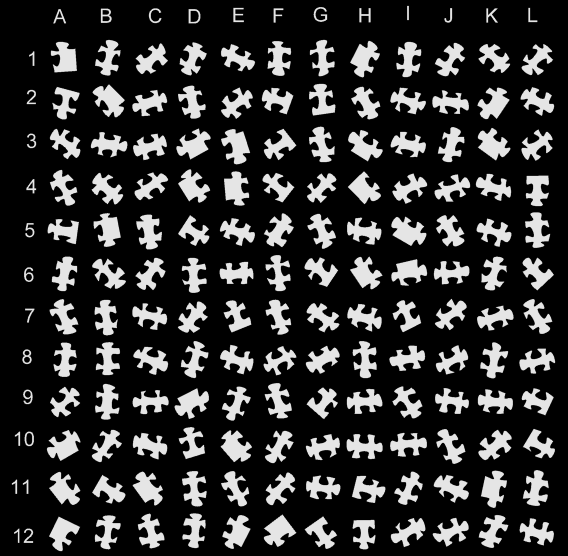
#> input picture scans/jigsaw144.png, 1135 x 1112 px (shown at 1/2 size)
$ jupyter execute solve144.ipynb   (shell and % lines are left out)
#> lines starting #> are read from the running program, lines starting #| are printed output that depends on the picture; after the words box and inside, x2 and y2 are one past the last pixel; in counts of white or black regions, pixels touching at a corner belong together
This is a standalone notebook to solve a jigsaw puzzle

# Import dependencies

[cell 1]
# The jigsaw source image is available on reddit
# https://www.reddit.com/r/StuffMadeHere/comments/wi9nsn/inspired_by_shane_i_made_this_jigzilla_software/

[cell 2]
import matplotlib.pyplot as plt
import numpy as np
import cv2
import math
import itertools
import heapq
import statistics
from scipy import stats
from scipy.signal import find_peaks
from collections import Counter

# Add utilities

[cell 3]
def imshow(img, title=None):
    plt.title(title)
    plt.axis('equal')
    plt.imshow(img)
    plt.show()

class Item():
    def __init__(self, **kwargs):
        self.update(**kwargs)

    def update(self, **kwargs):
        self.__dict__.update(kwargs)

class LoopingList(list):
    def __getitem__(self, i):
        if isinstance(i, int):
            return super().__getitem__(i % len(self))
        else:
            return super().__getitem__(i)

def plot_contour(contour, **kwargs):
    plt.axis('equal')
    plt.plot(contour[:, :, 0], -contour[:, :, 1], **kwargs)

def plot_point(point, **kwargs):
    plot_contour(np.array([[point]]), **kwargs)

def fill_contour(contour, **kwargs):
    plt.fill(contour[:, :, 0], -contour[:, :, 1], **kwargs)

def get_transform(center, x, y, degrees):
    matrix = cv2.getRotationMatrix2D(center, degrees, 1)
    translate = (x, y) - center
    return (matrix, translate)

def get_contour_transform(contour, idx, x, y, degrees):
    return get_transform(contour[idx][0], x, y, degrees)

def transform_contour(contour, transform):
    matrix, translate = transform
    return cv2.transform(contour, matrix) + translate

def transform_point(point, transform):
    matrix, translate = transform
    return (cv2.transform(np.array([[point]]), matrix) + translate)[0, 0]

def sub_contour(c, idx0, idx1):
    if idx1 > idx0:
        return c[idx0:idx1]
    else:
        return np.concatenate([c[idx0:], c[:idx1]])

# Detect pieces

[cell 4]
img_rgb = cv2.imread("scans/jigsaw144.png")
#> img_rgb is the input picture: shape (1112, 1135, 3); min 0, max 229, mean 50.3
h, w = img_rgb.shape[:2]
img_rgb = cv2.resize(img_rgb, (4*w, 4*h))
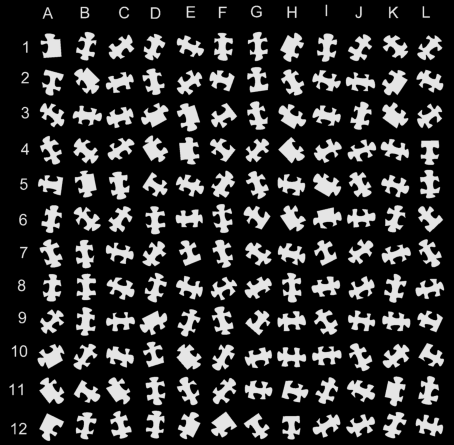
#> img_rgb: shape (4448, 4540, 3) (shown at 1/10 size); min 0, max 229, mean 50.3
img_gray = cv2.cvtColor(img_rgb, cv2.COLOR_BGR2GRAY)
_, img_binary = cv2.threshold(img_gray, 127, 255, cv2.THRESH_BINARY)
#> img_binary: shape (4448, 4540); 21.6% white; 171 white regions
contours = cv2.findContours(img_binary, cv2.RETR_EXTERNAL, cv2.CHAIN_APPROX_NONE)[0]
#> contours = 171 contours; largest, box (x1, y1, x2, y2) and area: (3132, 1734, 3411, 1967) 37464, (1769, 1033, 2000, 1315) 36425, (741, 676, 996, 939) 36176, (1765, 3444, 2015, 3696) 35739, (2802, 328, 3039, 619) 35537

pieces = []
for contour in contours:
    x, y, w, h = cv2.boundingRect(contour)
    area = cv2.contourArea(contour)
    if area < 10000:
        continue
    # compute piece name from its position
    col = int((x - w/2) * 13 / 4540)
    row = int(1 + (y - h/2) * 13 / 4450)
    name = chr(ord('A') + col) + str(row)

    piece = Item(
        name=name,
        int_contour=contour,
        contour=contour.astype(np.float64),  # convert to float for rotation
        area=area,
    )
    pieces.append(piece)
#> this loop made 171 passes
#> (x, y, w, h, area, col, row) on passes 3 to 5: (2821, 4160, 182, 235, 24759, 7, 12), (4157, 4148, 274, 215, 28629, 11, 12), (3128, 4145, 275, 231, 28992.5, 8, 12)
#> after the loop, pieces = 144 items

piece_by_name = dict([(piece.name, piece) for piece in pieces])
#> piece_by_name = 144 items
print(f"{len(pieces)} detected pieces.")
#| 144 detected pieces.

[cell 5]
imshow(img_rgb)

[cell 6]
# show all piece contours
for piece in pieces:
    plot_contour(piece.contour)
#> this loop made 144 passes
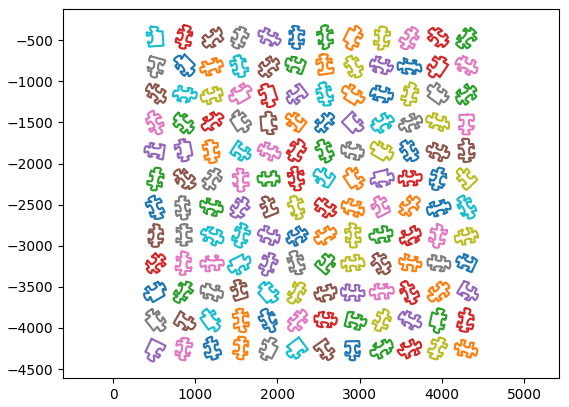
#> figure drawn by matplotlib, 1 panel

[cell 7]
# show the smallest and biggest pieces by area
pieces.sort(key= lambda piece: piece.area)

for piece in pieces[:1] + pieces[-1:]:
    plt.title(f"{piece.name}, area={int(piece.area)}")
    plot_contour(piece.contour)
    plt.show()
#> this loop made 2 passes

# Detect piece corners

## Find corners via peak distance from center

[cell 8]
for piece in pieces:
    (cx, cy), cr = cv2.minEnclosingCircle(piece.int_contour)
    centered_contour = piece.contour - np.array([cx, cy])

    # ensure peaks are not at start or end of the distances array
    distances = np.sum(centered_contour**2, axis=2)[:, 0]
    distance_offset = np.argmin(distances)
    shifted_distances = np.concatenate([distances[distance_offset:], distances[:distance_offset]])

    # find peak distances
    peak_indices = [(distance_idx + distance_offset) % len(distances) for distance_idx in find_peaks(shifted_distances, prominence=1000)[0]]
    peak_indices.sort()
    piece.update(center=np.array([cx, cy]),
                 peak_indices=LoopingList(peak_indices),
                 )
#> this loop made 144 passes
#> (cx, cy, cr, distance_offset) on passes 1 to 7: (2914, 4264.3, 130.7, 302), (1532.4, 3546.7, 132.1, 300), (2239.5, 2889.5, 135.5, 689), (2219.8, 1489.1, 134.4, 830), (4300.9, 3206.8, 129.5, 863), (1554.4, 1850, 130.9, 831), (3249.8, 2528.2, 129.8, 322)

[cell 9]
# Show the pieces having the smallest / highest number of peak indices
pieces.sort(key= lambda piece: len(piece.peak_indices))

for piece in pieces[:1] + pieces[-1:]:
    plt.title(f"{piece.name}, Number of peaks={len(piece.peak_indices)}")
    plot_contour(piece.contour)
    plot_contour(piece.contour[piece.peak_indices], marker='o', ls='', color='red')
    plt.show()
#> this loop made 2 passes
#> pass 1, `plt.show()`:
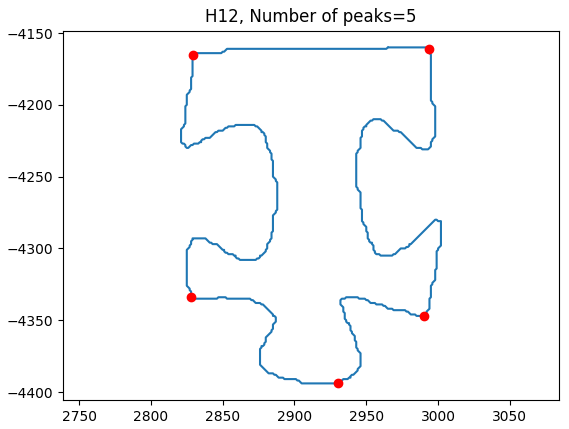
#> figure drawn by matplotlib, 1 panel

## Filter corners by rectangle geometry

[cell 10]
for piece in pieces:
    def compute_rectangle_error(indices):
            # get coordinates of corners
            corners = LoopingList(np.take(piece.contour, sorted(list(indices)), axis=0)[:, 0, :])
            # compute the side lengths and diagonal lengths
            lengths = [math.sqrt(np.sum((corners[i0] - corners[i1])**2)) for i0, i1 in [(0, 1), (1, 2), (2, 3), (3, 0), (0, 2), (1, 3)]]
            def f_error(a, b):
                return abs(b - a) / (a + b)
            return sum([f_error(lengths[i], lengths[j]) for i, j in [(0, 2), (1, 3), (4, 5), (0, 1)]])

    # form a good rectangle with peak indices
    rectangles = []  # list of (score, [indices])
    for indices in itertools.combinations(piece.peak_indices, 4):
        error = compute_rectangle_error(indices)
        rectangles.append((error, indices))

    error, indices = sorted(rectangles)[0]
    piece.update(rectangle_error=error)
    piece.update(corner_indices=LoopingList(indices))

[cell 11]
# Show the pieces having the best / worst rectangle
pieces.sort(key= lambda piece: piece.rectangle_error)

for piece in pieces[:1] + pieces[-1:]:
    plt.title(f"{piece.name}, Rectangle error={piece.rectangle_error}")
    plot_contour(piece.contour)
    plot_contour(piece.contour[piece.peak_indices], marker='o', ls='', color='red')
    plot_contour(piece.contour[piece.corner_indices], marker='', ls='-', color='red')
    plt.show()
#> this loop made 2 passes
#> pass 1, `plt.show()`:
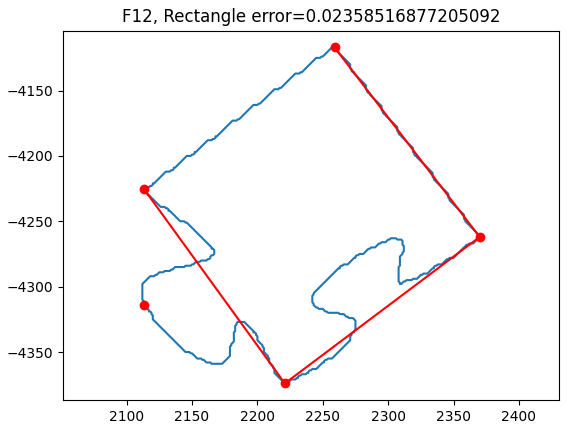
#> figure drawn by matplotlib, 1 panel

[cell 12]
# Show all rectangles
for piece in pieces:
    plot_contour(piece.contour[piece.corner_indices], marker='', ls='-', color='red')
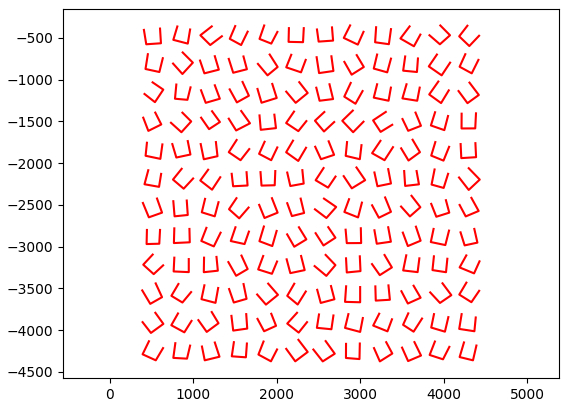
#> figure drawn by matplotlib, 1 panel

# Compute edges

## Extract edges

[cell 13]
for piece in pieces:
    edges = LoopingList()
    for quarter in range(4):
        idx0 = piece.corner_indices[quarter]
        idx1 = piece.corner_indices[quarter+1]
        p0 = piece.contour[idx0][0]
        p1 = piece.contour[idx1][0]
        # normalize the contour: first point at (0, 0), last point at (X, 0)
        dx, dy = p1 - p0
        straight_length=math.sqrt(dx**2 + dy**2)
        angle_degrees = math.degrees(math.atan2(dy, dx))

        transform = get_contour_transform(piece.contour, idx0, 0, 0, angle_degrees)
        normalized_piece_contour = transform_contour(piece.contour, transform)
        normalized_edge_contour = sub_contour(normalized_piece_contour, idx0, idx1 + 1)
        normalized_piece_center = transform_point(piece.center, transform)

        # compute the sign of the edge
        heights = normalized_edge_contour[:, 0, 1]
        if np.max(np.abs(heights)) > 10:
            sign = 1 if np.max(heights) > - np.min(heights) else -1
        else:
            sign = 0

        # rotate male contours by 180° for easy match with female contours
        if sign == 1:
            angle_degrees += 180
            transform = get_contour_transform(piece.contour, idx1, 0, 0, angle_degrees)
            normalized_piece_contour = transform_contour(piece.contour, transform)
            normalized_piece_center = transform_point(piece.center, transform)

        edge = Item(
            idx0=idx0,
            idx1=idx1,
            normalized_piece_contour=normalized_piece_contour,
            normalized_piece_center=normalized_piece_center,
            angle_degrees=angle_degrees,
            sign=sign,
            straight_length=straight_length,
        )
        edges.append(edge)

    for idx, edge in enumerate(edges):
        edge.update(
            prev=edges[idx-1],
            next=edges[idx+1]
        )

    piece.update(
        edges=edges,
        nb_flats=len([edge for edge in edges if edge.sign == 0])
    )

print("edge sign:", Counter([edge.sign for piece in pieces for edge in piece.edges]))
#| edge sign: Counter({1: 264, -1: 264, 0: 48})
print("nb of flats:", Counter([piece.nb_flats for piece in pieces]))
#| nb of flats: Counter({0: 100, 1: 40, 2: 4})

[cell 14]
flat_pieces = [piece for piece in pieces if piece.nb_flats > 0]

for piece in flat_pieces:
    for edge in piece.edges:
        if edge.sign == 0 and edge.prev.sign != 0:
            first_flat = edge
        if edge.sign == 0 and edge.next.sign != 0:
            last_flat = edge
    piece.update(
        first_flat = first_flat,
        last_flat = last_flat,
        before_flat = first_flat.prev,
        after_flat = last_flat.next,
    )
#> this loop made 44 passes

[cell 15]
# Show the pieces having the smallest / highest number of flats
pieces.sort(key= lambda piece: piece.nb_flats)

sign2color = {-1: "red", 0: "green", 1: "blue"}

for piece in pieces[:1] + pieces[-1:]:
    plt.title(f"{piece.name}, nb of flats={piece.nb_flats}")
    for edge in piece.edges:
        plot_contour(sub_contour(piece.contour, edge.idx0, edge.idx1), c=sign2color[edge.sign])
    plt.show()
#> this loop made 2 passes
#> pass 1, `plt.show()`:
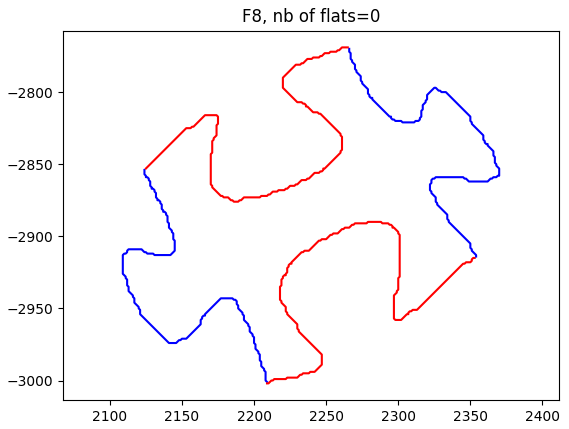
#> figure drawn by matplotlib, 1 panel
#> pass 2, `plt.show()`:
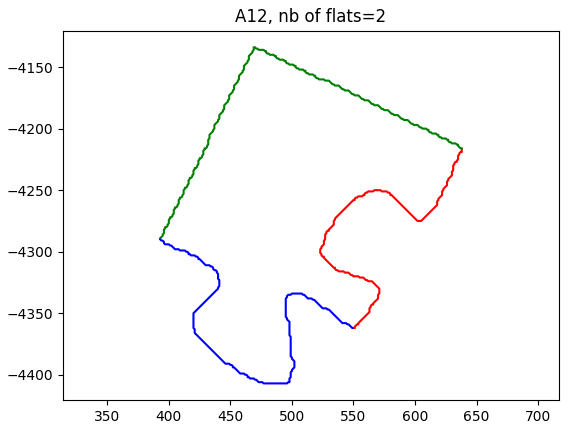
#> figure drawn by matplotlib, 1 panel

[cell 16]
# Show the pieces having the min/max edge straight length
edge_pieces = [(edge, piece) for piece in pieces for edge in piece.edges]
edge_pieces.sort(key= lambda ep: ep[0].straight_length)

for edge, piece in edge_pieces[:1] + edge_pieces[-1:]:
    plt.title(f"{piece.name}, edge straight length={edge.straight_length}")
    plot_contour(piece.contour)
    plot_contour(sub_contour(piece.contour, edge.idx0, edge.idx1), c='red')
    plt.show()
#> this loop made 2 passes
#> pass 1, `plt.show()`:
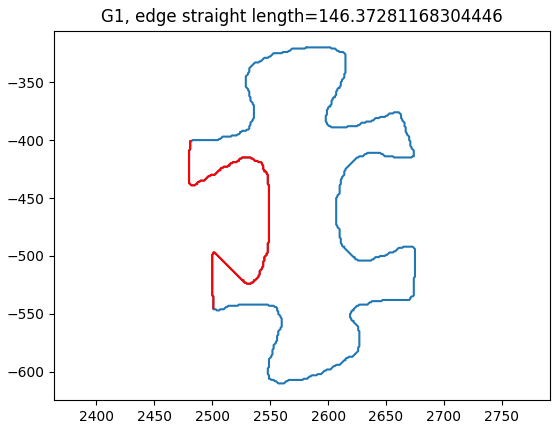
#> figure drawn by matplotlib, 1 panel
#> pass 2, `plt.show()`:
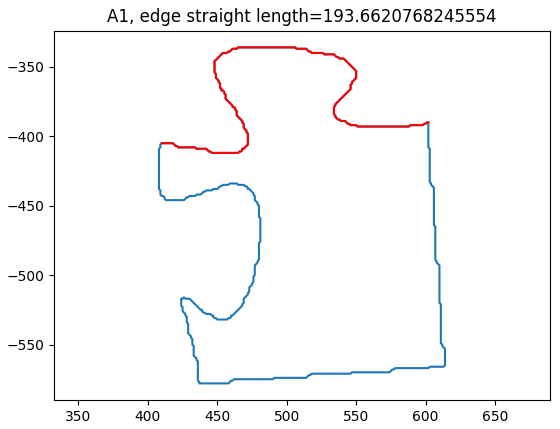
#> figure drawn by matplotlib, 1 panel

[cell 17]
# Show some normalized edges
import random

for piece in random.sample(pieces, 1):
    for edge in piece.edges[:2]:
        plt.title(f"{piece.name} normalized edge & center")
        plot_contour(edge.normalized_piece_contour)
        plot_point(edge.normalized_piece_center, marker='o', c='red')
        plt.axhline(0, c='gray', ls=':')
        plt.axvline(0, c='gray', ls=':')
        plt.show()
#> this loop made 1 pass
#> pass 1, `plt.show()`:
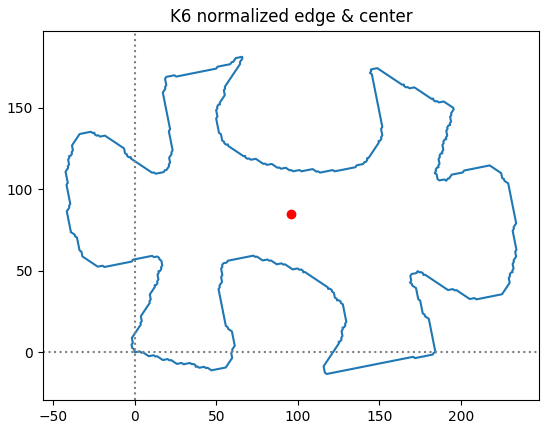
#> figure drawn by matplotlib, 1 panel
#> (the rest of the program and of its run is left out)
